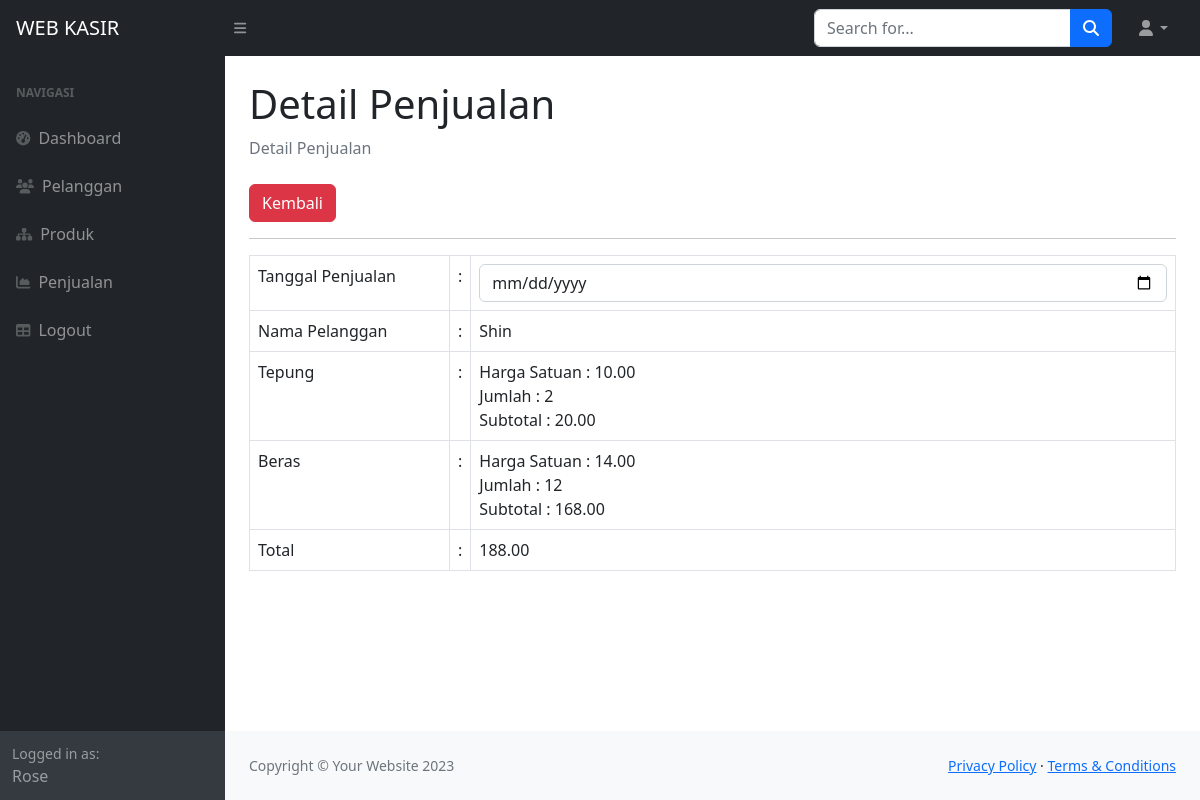
Screenshot of /index.php?page=penjualan_detail&&id=8 (signed in) with the database file from the repository.
### tables this page shows
CREATE TABLE `penjualan` (
  `id_penjualan` int(11) NOT NULL,
  `tgl_penjualan` date NOT NULL,
  `total_harga` decimal(10,2) NOT NULL,
  `id_pelanggan` int(11) NOT NULL
);

CREATE TABLE `pelanggan` (
  `id_pelanggan` int(11) NOT NULL,
  `nama_pelanggan` varchar(255) NOT NULL,
  `alamat` text NOT NULL,
  `no_telp` varchar(15) NOT NULL
);

CREATE TABLE `detail_penjualan` (
  `id_detail` int(11) NOT NULL,
  `id_penjualan` int(11) NOT NULL,
  `id_produk` int(11) NOT NULL,
  `jumlah_produk` int(11) NOT NULL,
  `subtotal` decimal(10,2) NOT NULL
);

CREATE TABLE `produk` (
  `id_produk` int(11) NOT NULL,
  `nama_produk` varchar(255) NOT NULL,
  `harga` decimal(10,2) NOT NULL,
  `stok` int(11) NOT NULL
);

### penjualan_detail.php (the view)
<?php
    $id = $_GET['id'];
    $query = mysqli_query($koneksi, "SELECT * FROM penjualan LEFT JOIN pelanggan on pelanggan.id_pelanggan = penjualan.id_pelanggan WHERE id_penjualan=$id");
    $data = mysqli_fetch_array($query);
?>
<div class="container-fluid px-4">
                        <h1 class="mt-4">Detail Penjualan</h1>
                        <ol class="breadcrumb mb-4">
                            <li class="breadcrumb-item active">Detail Penjualan</li>
                        </ol>
                        <a href="?page=penjualan" class="btn btn-danger">Kembali</a>
                        <hr>
                        <form method="post">
                            <table class="table table-bordered">
                                <tr>
                                    <td width="200">Tanggal Penjualan</td>
                                    <td width="1">:</td>
                                    <td><input class="form-control" type="date" name="tgl_penjualan"></td>
                                </tr>
                                <tr>
                                    <td width="200">Nama Pelanggan</td>
                                    <td width="1">:</td>
                                    <td>
                                        <?php echo $data['nama_pelanggan']; ?>
                                    </td>
                                </tr>
                                <?php
                                    $pro = mysqli_query($koneksi, "SELECT * FROM detail_penjualan LEFT JOIN produk on produk.id_produk = detail_penjualan.id_produk where id_penjualan=$id");
                                    while($produk = mysqli_fetch_array($pro)) {
                                ?>
                                <tr>
                                    <td><?php echo $produk['nama_produk']; ?></td>
                                    <td>:</td>
                                    <td>
                                        Harga Satuan : <?php echo $produk['harga'];?><br>
                                        Jumlah : <?php echo $produk['jumlah_produk'];?><br>
                                        Subtotal : <?php echo $produk['subtotal'];?>
                                    </td>
                                </tr>
                                <?php
                                    }
                                ?>
                                <tr>
                                    <td>Total</td>
                                    <td>:</td>
                                    <td>
                                        <?php echo $data['total_harga']; ?>
                                    </td>
                                </tr>
                            </table>
                        </form>
</div>

### index.php (shortened to what this page needs)
<!DOCTYPE html>
<html lang="en">
    <head>
        <link href="https://cdn.jsdelivr.net/npm/simple-datatables@7.1.2/dist/style.min.css" rel="stylesheet" />
        <link href="css/styles.css" rel="stylesheet" />
    </head>
    <body class="sb-nav-fixed">
        <nav class="sb-topnav navbar navbar-expand navbar-dark bg-dark">
            <a class="navbar-brand ps-3" href="index.php">WEB KASIR </a>
            <button class="btn btn-link btn-sm order-1 order-lg-0 me-4 me-lg-0" id="sidebarToggle" href="#!"><i class="fas fa-bars"></i></button>
            <form class="d-none d-md-inline-block form-inline ms-auto me-0 me-md-3 my-2 my-md-0">
                <div class="input-group">
                    <input class="form-control" type="text" placeholder="Search for..." aria-label="Search for..." aria-describedby="btnNavbarSearch" />
                    <button class="btn btn-primary" id="btnNavbarSearch" type="button"><i class="fas fa-search"></i></button>
                </div>
            </form>
            <ul class="navbar-nav ms-auto ms-md-0 me-3 me-lg-4">
                <li class="nav-item dropdown">
                    <a class="nav-link dropdown-toggle" id="navbarDropdown" href="#" role="button" data-bs-toggle="dropdown" aria-expanded="false"><i class="fas fa-user fa-fw"></i></a>
                </li>
            </ul>
        </nav>
        <div id="layoutSidenav">
            <div id="layoutSidenav_nav">
                <nav class="sb-sidenav accordion sb-sidenav-dark" id="sidenavAccordion">
                    <div class="sb-sidenav-menu">
                        <div class="nav">
                            <div class="sb-sidenav-menu-heading">Navigasi</div>
                            <a class="nav-link" href="index.php">
                                <div class="sb-nav-link-icon"><i class="fas fa-tachometer-alt"></i></div>
                                Dashboard
                            </a>
                            <a class="nav-link" href="?page=pelanggan">
                                <div class="sb-nav-link-icon"><i class="fas fa-users"></i></div>
                                Pelanggan
                            </a>
                            <a class="nav-link" href="?page=produk">
                                <div class="sb-nav-link-icon"><i class="fas fa-sitemap"></i></div>
                                Produk
                            </a>
                            <a class="nav-link" href="?page=penjualan">
                                <div class="sb-nav-link-icon"><i class="fas fa-chart-area"></i></div>
                                Penjualan
                            </a>
                            <a class="nav-link" href="logout.php">
                                <div class="sb-nav-link-icon"><i class="fas fa-table"></i></div>
                                Logout
                            </a>
                        </div>
                    </div>
                    <div class="sb-sidenav-footer">
                        <div class="small">Logged in as:</div>
                        <?php echo $_SESSION['user']['nama']; ?>
                    </div>
                </nav>
            </div>
            <div id="layoutSidenav_content">
                <main>
                    <?php
                        $page = isset($_GET['page']) ? $_GET['page'] : 'home';
                        include $page . '.php';
                    ?>
                </main>
                <footer class="py-4 bg-light mt-auto">
                    <div class="container-fluid px-4">
                        <div class="d-flex align-items-center justify-content-between small">
                            <div class="text-muted">Copyright &copy; Your Website 2023</div>
                            <div>
                                <a href="#">Privacy Policy</a>
                                &middot;
                                <a href="#">Terms &amp; Conditions</a>
                            </div>
                        </div>
                    </div>
                </footer>
            </div>
        </div>
    </body>
</html>

### rows the page displays
penjualan: id_pelanggan.nama_pelanggan "Shin", total_harga "188.00"
detail_penjualan: id_produk.nama_produk "Tepung", id_produk.harga "10.00", jumlah_produk "2", subtotal "20.00"
detail_penjualan: id_produk.nama_produk "Beras", id_produk.harga "14.00", jumlah_produk "12", subtotal "168.00"

### other values shown
$_SESSION['user']['nama'] "Rose"
